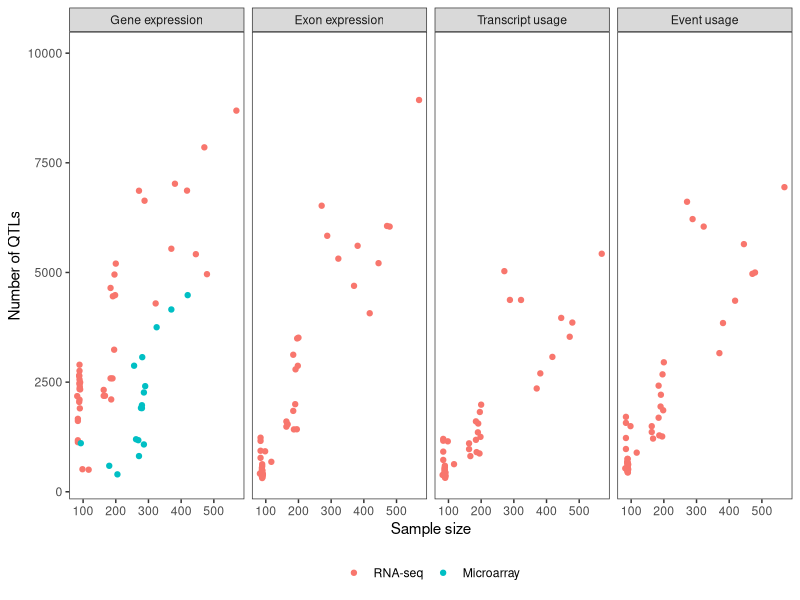

Write the R code that produced this figure.
library(tidyverse)
library(ggplot2)
# library(plotly)

#################################

# sumstat_path = "/gpfs/hpc/projects/eQTLCatalogue/qtlmap/eQTL_Catalogue_r3/pipeline_out/sumstats/"
# suffix = ".permuted.txt.gz" 
# files <- list.files(sumstat_path, pattern=suffix)
# 
# datasets = lapply(files, function(file){
#   data = readr::read_tsv(file.path(sumstat_path, file))
#   data$p_adj = p.adjust(data$p_beta, method = "fdr")
#   n = nrow(dplyr::filter(data, p_adj <= 0.05))
#   return(list(dataset=sub(".permuted.txt.gz", "", file), n_significant=n))
# })
# 
# datasets = dplyr::bind_rows(datasets)
# readr::write_tsv(datasets, "dataset_significant_qtls.tsv")

#################################
# sample sizes
# dir_path = "../SampleArcheology/studies/cleaned"
# files = list.files(dir_path, full.names = F)
# files = files[!files %in% c("GEUVADIS.tsv", "BLUEPRINT.tsv")]
# tbls = lapply(files, function(file){
#   tbl = read_tsv(file.path(dir_path, file), col_types = cols_only(rna_qc_passed="l", 
#                                                                   genotype_qc_passed="l", 
#                                                                   sample_id="c", 
#                                                                   qtl_group="c", 
#                                                                   cell_type="c", 
#                                                                   type="c", 
#                                                                   study="c"))
#   return(tbl)
# })
# studies = bind_rows(tbls)
# studies = studies %>% filter(rna_qc_passed == TRUE, genotype_qc_passed == TRUE)
# sample_size = studies %>% group_by(qtl_group, study) %>% summarise(dataset_sample_size=n())
# sample_size = sample_size %>% mutate(dataset=paste(study, qtl_group, sep="."))
# sample_size %>% write_tsv("sample_sizes.tsv")

#################################
sample_size = readr::read_tsv("sample_sizes.tsv")
datasets = readr::read_tsv("dataset_significant_qtls.tsv")
# split into datast and quantification method 
datasets = datasets %>% tidyr::separate(dataset, into=c("dataset", "term"), sep="_(?!.*_)")


datasets = datasets %>% left_join(sample_size)
datasets = datasets %>% mutate(type=if_else(term=="microarray", "Microarray", "RNA-seq")) %>% 
  mutate(term=if_else(term=="microarray", "ge", term))

datasets$term = factor(datasets$term, levels = c("ge", "exon", "tx", "txrev"),
                       labels = c("Gene expression", "Exon expression", "Transcript usage", "Event usage"))

datasets$type = factor(datasets$type, levels=c("RNA-seq", "Microarray"))
# 4x12  
plt = ggplot(datasets, aes(dataset_sample_size, n_significant, colour=type, dataset=dataset)) +
  geom_point() +
  facet_grid(. ~ term) +
  theme_bw() +
  theme(legend.position = "bottom", legend.title = element_blank(), panel.grid = element_blank())+
  ylab("Number of QTLs") + 
  xlab("Sample size")

ggsave("quantification_methods_sample_size.pdf", plt, width=8, height = 2.8)

# ggplotly(plt)
